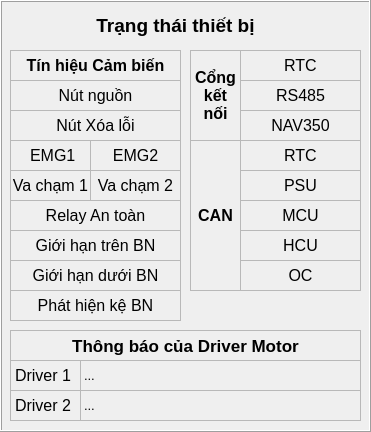
    <widget class="QFrame" name="frame_deviceState">
     <property name="geometry">
      <rect>
       <x>0</x>
       <y>-1</y>
       <width>371</width>
       <height>432</height>
      </rect>
     </property>
     <property name="autoFillBackground">
      <bool>true</bool>
     </property>
     <property name="frameShape">
      <enum>QFrame::Box</enum>
     </property>
     <property name="frameShadow">
      <enum>QFrame::Raised</enum>
     </property>
     <widget class="QLabel" name="lb_device">
      <property name="geometry">
       <rect>
        <x>70</x>
        <y>10</y>
        <width>211</width>
        <height>31</height>
       </rect>
      </property>
      <property name="font">
       <font>
        <pointsize>14</pointsize>
        <weight>75</weight>
        <bold>true</bold>
       </font>
      </property>
      <property name="autoFillBackground">
       <bool>false</bool>
      </property>
      <property name="frameShape">
       <enum>QFrame::NoFrame</enum>
      </property>
      <property name="lineWidth">
       <number>1</number>
      </property>
      <property name="midLineWidth">
       <number>0</number>
      </property>
      <property name="text">
       <string>Trạng thái thiết bị</string>
      </property>
      <property name="scaledContents">
       <bool>false</bool>
      </property>
      <property name="alignment">
       <set>Qt::AlignCenter</set>
      </property>
      <property name="wordWrap">
       <bool>false</bool>
      </property>
      <property name="openExternalLinks">
       <bool>false</bool>
      </property>
     </widget>
     <widget class="QLabel" name="lb_tempcpu_2">
      <property name="geometry">
       <rect>
        <x>10</x>
        <y>50</y>
        <width>171</width>
        <height>31</height>
       </rect>
      </property>
      <property name="font">
       <font>
        <pointsize>12</pointsize>
        <weight>75</weight>
        <bold>true</bold>
       </font>
      </property>
      <property name="autoFillBackground">
       <bool>false</bool>
      </property>
      <property name="frameShape">
       <enum>QFrame::StyledPanel</enum>
      </property>
      <property name="lineWidth">
       <number>1</number>
      </property>
      <property name="midLineWidth">
       <number>0</number>
      </property>
      <property name="text">
       <string>Tín hiệu Cảm biến</string>
      </property>
      <property name="scaledContents">
       <bool>false</bool>
      </property>
      <property name="alignment">
       <set>Qt::AlignCenter</set>
      </property>
      <property name="wordWrap">
       <bool>false</bool>
      </property>
      <property name="openExternalLinks">
       <bool>false</bool>
      </property>
     </widget>
     <widget class="QLabel" name="lbc_port_nav350">
      <property name="geometry">
       <rect>
        <x>240</x>
        <y>110</y>
        <width>121</width>
        <height>31</height>
       </rect>
      </property>
      <property name="font">
       <font>
        <pointsize>12</pointsize>
        <weight>50</weight>
        <bold>false</bold>
       </font>
      </property>
      <property name="autoFillBackground">
       <bool>false</bool>
      </property>
      <property name="frameShape">
       <enum>QFrame::StyledPanel</enum>
      </property>
      <property name="lineWidth">
       <number>1</number>
      </property>
      <property name="midLineWidth">
       <number>0</number>
      </property>
      <property name="text">
       <string>NAV350</string>
      </property>
      <property name="scaledContents">
       <bool>false</bool>
      </property>
      <property name="alignment">
       <set>Qt::AlignCenter</set>
      </property>
      <property name="wordWrap">
       <bool>false</bool>
      </property>
      <property name="openExternalLinks">
       <bool>false</bool>
      </property>
     </widget>
     <widget class="QLabel" name="lbc_port_rs485">
      <property name="geometry">
       <rect>
        <x>240</x>
        <y>80</y>
        <width>121</width>
        <height>31</height>
       </rect>
      </property>
      <property name="font">
       <font>
        <pointsize>12</pointsize>
        <weight>50</weight>
        <bold>false</bold>
       </font>
      </property>
      <property name="autoFillBackground">
       <bool>false</bool>
      </property>
      <property name="frameShape">
       <enum>QFrame::StyledPanel</enum>
      </property>
      <property name="lineWidth">
       <number>1</number>
      </property>
      <property name="midLineWidth">
       <number>0</number>
      </property>
      <property name="text">
       <string>RS485</string>
      </property>
      <property name="scaledContents">
       <bool>false</bool>
      </property>
      <property name="alignment">
       <set>Qt::AlignCenter</set>
      </property>
      <property name="wordWrap">
       <bool>false</bool>
      </property>
      <property name="openExternalLinks">
       <bool>false</bool>
      </property>
     </widget>
     <widget class="QLabel" name="lb_port">
      <property name="geometry">
       <rect>
        <x>190</x>
        <y>50</y>
        <width>51</width>
        <height>91</height>
       </rect>
      </property>
      <property name="font">
       <font>
        <pointsize>12</pointsize>
        <weight>75</weight>
        <bold>true</bold>
       </font>
      </property>
      <property name="autoFillBackground">
       <bool>false</bool>
      </property>
      <property name="frameShape">
       <enum>QFrame::StyledPanel</enum>
      </property>
      <property name="lineWidth">
       <number>1</number>
      </property>
      <property name="midLineWidth">
       <number>0</number>
      </property>
      <property name="text">
       <string>Cổng
kết
nối</string>
      </property>
      <property name="scaledContents">
       <bool>false</bool>
      </property>
      <property name="alignment">
       <set>Qt::AlignCenter</set>
      </property>
      <property name="wordWrap">
       <bool>false</bool>
      </property>
      <property name="openExternalLinks">
       <bool>false</bool>
      </property>
     </widget>
     <widget class="QLabel" name="lbc_port_rtc">
      <property name="geometry">
       <rect>
        <x>240</x>
        <y>50</y>
        <width>121</width>
        <height>31</height>
       </rect>
      </property>
      <property name="font">
       <font>
        <pointsize>12</pointsize>
        <weight>50</weight>
        <bold>false</bold>
       </font>
      </property>
      <property name="autoFillBackground">
       <bool>false</bool>
      </property>
      <property name="frameShape">
       <enum>QFrame::StyledPanel</enum>
      </property>
      <property name="lineWidth">
       <number>1</number>
      </property>
      <property name="midLineWidth">
       <number>0</number>
      </property>
      <property name="text">
       <string>RTC</string>
      </property>
      <property name="scaledContents">
       <bool>false</bool>
      </property>
      <property name="alignment">
       <set>Qt::AlignCenter</set>
      </property>
      <property name="wordWrap">
       <bool>false</bool>
      </property>
      <property name="openExternalLinks">
       <bool>false</bool>
      </property>
     </widget>
     <widget class="QLabel" name="lbc_button_clearError">
      <property name="geometry">
       <rect>
        <x>10</x>
        <y>110</y>
        <width>171</width>
        <height>31</height>
       </rect>
      </property>
      <property name="font">
       <font>
        <pointsize>12</pointsize>
       </font>
      </property>
      <property name="autoFillBackground">
       <bool>false</bool>
      </property>
      <property name="frameShape">
       <enum>QFrame::StyledPanel</enum>
      </property>
      <property name="lineWidth">
       <number>1</number>
      </property>
      <property name="midLineWidth">
       <number>0</number>
      </property>
      <property name="text">
       <string>Nút Xóa lỗi</string>
      </property>
      <property name="scaledContents">
       <bool>false</bool>
      </property>
      <property name="alignment">
       <set>Qt::AlignCenter</set>
      </property>
      <property name="wordWrap">
       <bool>false</bool>
      </property>
      <property name="openExternalLinks">
       <bool>false</bool>
      </property>
     </widget>
     <widget class="QLabel" name="lbc_button_power">
      <property name="geometry">
       <rect>
        <x>10</x>
        <y>80</y>
        <width>171</width>
        <height>31</height>
       </rect>
      </property>
      <property name="font">
       <font>
        <pointsize>12</pointsize>
       </font>
      </property>
      <property name="autoFillBackground">
       <bool>false</bool>
      </property>
      <property name="frameShape">
       <enum>QFrame::StyledPanel</enum>
      </property>
      <property name="lineWidth">
       <number>1</number>
      </property>
      <property name="midLineWidth">
       <number>0</number>
      </property>
      <property name="text">
       <string>Nút nguồn</string>
      </property>
      <property name="scaledContents">
       <bool>false</bool>
      </property>
      <property name="alignment">
       <set>Qt::AlignCenter</set>
      </property>
      <property name="wordWrap">
       <bool>false</bool>
      </property>
      <property name="openExternalLinks">
       <bool>false</bool>
      </property>
     </widget>
     <widget class="QLabel" name="lbc_blsock1">
      <property name="geometry">
       <rect>
        <x>10</x>
        <y>170</y>
        <width>81</width>
        <height>31</height>
       </rect>
      </property>
      <property name="font">
       <font>
        <pointsize>12</pointsize>
       </font>
      </property>
      <property name="autoFillBackground">
       <bool>false</bool>
      </property>
      <property name="frameShape">
       <enum>QFrame::StyledPanel</enum>
      </property>
      <property name="lineWidth">
       <number>1</number>
      </property>
      <property name="midLineWidth">
       <number>0</number>
      </property>
      <property name="text">
       <string>Va chạm 1</string>
      </property>
      <property name="scaledContents">
       <bool>false</bool>
      </property>
      <property name="alignment">
       <set>Qt::AlignCenter</set>
      </property>
      <property name="wordWrap">
       <bool>false</bool>
      </property>
      <property name="openExternalLinks">
       <bool>false</bool>
      </property>
     </widget>
     <widget class="QLabel" name="lbv_notification_driver2">
      <property name="geometry">
       <rect>
        <x>80</x>
        <y>390</y>
        <width>281</width>
        <height>31</height>
       </rect>
      </property>
      <property name="font">
       <font>
        <pointsize>10</pointsize>
       </font>
      </property>
      <property name="autoFillBackground">
       <bool>false</bool>
      </property>
      <property name="frameShape">
       <enum>QFrame::StyledPanel</enum>
      </property>
      <property name="lineWidth">
       <number>1</number>
      </property>
      <property name="midLineWidth">
       <number>0</number>
      </property>
      <property name="text">
       <string>...</string>
      </property>
      <property name="scaledContents">
       <bool>false</bool>
      </property>
      <property name="wordWrap">
       <bool>false</bool>
      </property>
      <property name="openExternalLinks">
       <bool>false</bool>
      </property>
     </widget>
     <widget class="QLabel" name="lbv_notification_driver1">
      <property name="geometry">
       <rect>
        <x>80</x>
        <y>360</y>
        <width>281</width>
        <height>31</height>
       </rect>
      </property>
      <property name="font">
       <font>
        <pointsize>10</pointsize>
       </font>
      </property>
      <property name="autoFillBackground">
       <bool>false</bool>
      </property>
      <property name="frameShape">
       <enum>QFrame::StyledPanel</enum>
      </property>
      <property name="lineWidth">
       <number>1</number>
      </property>
      <property name="midLineWidth">
       <number>0</number>
      </property>
      <property name="text">
       <string>...</string>
      </property>
      <property name="scaledContents">
       <bool>false</bool>
      </property>
      <property name="wordWrap">
       <bool>false</bool>
      </property>
      <property name="openExternalLinks">
       <bool>false</bool>
      </property>
     </widget>
     <widget class="QLabel" name="lb_notification_driver1">
      <property name="geometry">
       <rect>
        <x>10</x>
        <y>360</y>
        <width>71</width>
        <height>31</height>
       </rect>
      </property>
      <property name="font">
       <font>
        <pointsize>12</pointsize>
       </font>
      </property>
      <property name="autoFillBackground">
       <bool>false</bool>
      </property>
      <property name="frameShape">
       <enum>QFrame::StyledPanel</enum>
      </property>
      <property name="lineWidth">
       <number>1</number>
      </property>
      <property name="midLineWidth">
       <number>0</number>
      </property>
      <property name="text">
       <string>Driver 1</string>
      </property>
      <property name="scaledContents">
       <bool>false</bool>
      </property>
      <property name="wordWrap">
       <bool>false</bool>
      </property>
      <property name="openExternalLinks">
       <bool>false</bool>
      </property>
     </widget>
     <widget class="QLabel" name="lb_notification_device">
      <property name="geometry">
       <rect>
        <x>10</x>
        <y>330</y>
        <width>351</width>
        <height>31</height>
       </rect>
      </property>
      <property name="font">
       <font>
        <pointsize>13</pointsize>
        <weight>75</weight>
        <bold>true</bold>
       </font>
      </property>
      <property name="autoFillBackground">
       <bool>false</bool>
      </property>
      <property name="frameShape">
       <enum>QFrame::StyledPanel</enum>
      </property>
      <property name="lineWidth">
       <number>1</number>
      </property>
      <property name="midLineWidth">
       <number>0</number>
      </property>
      <property name="text">
       <string>Thông báo của Driver Motor</string>
      </property>
      <property name="scaledContents">
       <bool>false</bool>
      </property>
      <property name="alignment">
       <set>Qt::AlignCenter</set>
      </property>
      <property name="wordWrap">
       <bool>false</bool>
      </property>
      <property name="openExternalLinks">
       <bool>false</bool>
      </property>
     </widget>
     <widget class="QLabel" name="lb_notification_driver2">
      <property name="geometry">
       <rect>
        <x>10</x>
        <y>390</y>
        <width>71</width>
        <height>31</height>
       </rect>
      </property>
      <property name="font">
       <font>
        <pointsize>12</pointsize>
       </font>
      </property>
      <property name="autoFillBackground">
       <bool>false</bool>
      </property>
      <property name="frameShape">
       <enum>QFrame::StyledPanel</enum>
      </property>
      <property name="lineWidth">
       <number>1</number>
      </property>
      <property name="midLineWidth">
       <number>0</number>
      </property>
      <property name="text">
       <string>Driver 2</string>
      </property>
      <property name="scaledContents">
       <bool>false</bool>
      </property>
      <property name="wordWrap">
       <bool>false</bool>
      </property>
      <property name="openExternalLinks">
       <bool>false</bool>
      </property>
     </widget>
     <widget class="QLabel" name="lbc_can_hcu">
      <property name="geometry">
       <rect>
        <x>240</x>
        <y>230</y>
        <width>121</width>
        <height>31</height>
       </rect>
      </property>
      <property name="font">
       <font>
        <pointsize>12</pointsize>
        <weight>50</weight>
        <bold>false</bold>
       </font>
      </property>
      <property name="autoFillBackground">
       <bool>false</bool>
      </property>
      <property name="frameShape">
       <enum>QFrame::StyledPanel</enum>
      </property>
      <property name="lineWidth">
       <number>1</number>
      </property>
      <property name="midLineWidth">
       <number>0</number>
      </property>
      <property name="text">
       <string>HCU</string>
      </property>
      <property name="scaledContents">
       <bool>false</bool>
      </property>
      <property name="alignment">
       <set>Qt::AlignCenter</set>
      </property>
      <property name="wordWrap">
       <bool>false</bool>
      </property>
      <property name="openExternalLinks">
       <bool>false</bool>
      </property>
     </widget>
     <widget class="QLabel" name="lbc_can_mcu">
      <property name="geometry">
       <rect>
        <x>240</x>
        <y>200</y>
        <width>121</width>
        <height>31</height>
       </rect>
      </property>
      <property name="font">
       <font>
        <pointsize>12</pointsize>
        <weight>50</weight>
        <bold>false</bold>
       </font>
      </property>
      <property name="autoFillBackground">
       <bool>false</bool>
      </property>
      <property name="frameShape">
       <enum>QFrame::StyledPanel</enum>
      </property>
      <property name="lineWidth">
       <number>1</number>
      </property>
      <property name="midLineWidth">
       <number>0</number>
      </property>
      <property name="text">
       <string>MCU</string>
      </property>
      <property name="scaledContents">
       <bool>false</bool>
      </property>
      <property name="alignment">
       <set>Qt::AlignCenter</set>
      </property>
      <property name="wordWrap">
       <bool>false</bool>
      </property>
      <property name="openExternalLinks">
       <bool>false</bool>
      </property>
     </widget>
     <widget class="QLabel" name="lb_port_2">
      <property name="geometry">
       <rect>
        <x>190</x>
        <y>140</y>
        <width>51</width>
        <height>151</height>
       </rect>
      </property>
      <property name="font">
       <font>
        <pointsize>12</pointsize>
        <weight>75</weight>
        <bold>true</bold>
       </font>
      </property>
      <property name="autoFillBackground">
       <bool>false</bool>
      </property>
      <property name="frameShape">
       <enum>QFrame::StyledPanel</enum>
      </property>
      <property name="lineWidth">
       <number>1</number>
      </property>
      <property name="midLineWidth">
       <number>0</number>
      </property>
      <property name="text">
       <string>CAN</string>
      </property>
      <property name="scaledContents">
       <bool>false</bool>
      </property>
      <property name="alignment">
       <set>Qt::AlignCenter</set>
      </property>
      <property name="wordWrap">
       <bool>false</bool>
      </property>
      <property name="openExternalLinks">
       <bool>false</bool>
      </property>
     </widget>
     <widget class="QLabel" name="lbc_can_psu">
      <property name="geometry">
       <rect>
        <x>240</x>
        <y>170</y>
        <width>121</width>
        <height>31</height>
       </rect>
      </property>
      <property name="font">
       <font>
        <pointsize>12</pointsize>
        <weight>50</weight>
        <bold>false</bold>
       </font>
      </property>
      <property name="autoFillBackground">
       <bool>false</bool>
      </property>
      <property name="frameShape">
       <enum>QFrame::StyledPanel</enum>
      </property>
      <property name="lineWidth">
       <number>1</number>
      </property>
      <property name="midLineWidth">
       <number>0</number>
      </property>
      <property name="text">
       <string>PSU</string>
      </property>
      <property name="scaledContents">
       <bool>false</bool>
      </property>
      <property name="alignment">
       <set>Qt::AlignCenter</set>
      </property>
      <property name="wordWrap">
       <bool>false</bool>
      </property>
      <property name="openExternalLinks">
       <bool>false</bool>
      </property>
     </widget>
     <widget class="QLabel" name="lbc_can_oc">
      <property name="geometry">
       <rect>
        <x>240</x>
        <y>260</y>
        <width>121</width>
        <height>31</height>
       </rect>
      </property>
      <property name="font">
       <font>
        <pointsize>12</pointsize>
        <weight>50</weight>
        <bold>false</bold>
       </font>
      </property>
      <property name="autoFillBackground">
       <bool>false</bool>
      </property>
      <property name="frameShape">
       <enum>QFrame::StyledPanel</enum>
      </property>
      <property name="lineWidth">
       <number>1</number>
      </property>
      <property name="midLineWidth">
       <number>0</number>
      </property>
      <property name="text">
       <string>OC</string>
      </property>
      <property name="scaledContents">
       <bool>false</bool>
      </property>
      <property name="alignment">
       <set>Qt::AlignCenter</set>
      </property>
      <property name="wordWrap">
       <bool>false</bool>
      </property>
      <property name="openExternalLinks">
       <bool>false</bool>
      </property>
     </widget>
     <widget class="QLabel" name="lbc_blsock2">
      <property name="geometry">
       <rect>
        <x>90</x>
        <y>170</y>
        <width>91</width>
        <height>31</height>
       </rect>
      </property>
      <property name="font">
       <font>
        <pointsize>12</pointsize>
       </font>
      </property>
      <property name="autoFillBackground">
       <bool>false</bool>
      </property>
      <property name="frameShape">
       <enum>QFrame::StyledPanel</enum>
      </property>
      <property name="lineWidth">
       <number>1</number>
      </property>
      <property name="midLineWidth">
       <number>0</number>
      </property>
      <property name="text">
       <string>Va chạm 2</string>
      </property>
      <property name="scaledContents">
       <bool>false</bool>
      </property>
      <property name="alignment">
       <set>Qt::AlignCenter</set>
      </property>
      <property name="wordWrap">
       <bool>false</bool>
      </property>
      <property name="openExternalLinks">
       <bool>false</bool>
      </property>
     </widget>
     <widget class="QLabel" name="lbc_safetyRelay">
      <property name="geometry">
       <rect>
        <x>10</x>
        <y>200</y>
        <width>171</width>
        <height>31</height>
       </rect>
      </property>
      <property name="font">
       <font>
        <pointsize>12</pointsize>
       </font>
      </property>
      <property name="autoFillBackground">
       <bool>false</bool>
      </property>
      <property name="frameShape">
       <enum>QFrame::StyledPanel</enum>
      </property>
      <property name="lineWidth">
       <number>1</number>
      </property>
      <property name="midLineWidth">
       <number>0</number>
      </property>
      <property name="text">
       <string>Relay An toàn</string>
      </property>
      <property name="scaledContents">
       <bool>false</bool>
      </property>
      <property name="alignment">
       <set>Qt::AlignCenter</set>
      </property>
      <property name="wordWrap">
       <bool>false</bool>
      </property>
      <property name="openExternalLinks">
       <bool>false</bool>
      </property>
     </widget>
     <widget class="QLabel" name="lbc_limitAbove">
      <property name="geometry">
       <rect>
        <x>10</x>
        <y>230</y>
        <width>171</width>
        <height>31</height>
       </rect>
      </property>
      <property name="font">
       <font>
        <pointsize>12</pointsize>
       </font>
      </property>
      <property name="autoFillBackground">
       <bool>false</bool>
      </property>
      <property name="frameShape">
       <enum>QFrame::StyledPanel</enum>
      </property>
      <property name="lineWidth">
       <number>1</number>
      </property>
      <property name="midLineWidth">
       <number>0</number>
      </property>
      <property name="text">
       <string>Giới hạn trên BN</string>
      </property>
      <property name="scaledContents">
       <bool>false</bool>
      </property>
      <property name="alignment">
       <set>Qt::AlignCenter</set>
      </property>
      <property name="wordWrap">
       <bool>false</bool>
      </property>
      <property name="openExternalLinks">
       <bool>false</bool>
      </property>
     </widget>
     <widget class="QLabel" name="lbc_limitBelow">
      <property name="geometry">
       <rect>
        <x>10</x>
        <y>260</y>
        <width>171</width>
        <height>31</height>
       </rect>
      </property>
      <property name="font">
       <font>
        <pointsize>12</pointsize>
       </font>
      </property>
      <property name="autoFillBackground">
       <bool>false</bool>
      </property>
      <property name="frameShape">
       <enum>QFrame::StyledPanel</enum>
      </property>
      <property name="lineWidth">
       <number>1</number>
      </property>
      <property name="midLineWidth">
       <number>0</number>
      </property>
      <property name="text">
       <string>Giới hạn dưới BN</string>
      </property>
      <property name="scaledContents">
       <bool>false</bool>
      </property>
      <property name="alignment">
       <set>Qt::AlignCenter</set>
      </property>
      <property name="wordWrap">
       <bool>false</bool>
      </property>
      <property name="openExternalLinks">
       <bool>false</bool>
      </property>
     </widget>
     <widget class="QLabel" name="lbc_checkTray">
      <property name="geometry">
       <rect>
        <x>10</x>
        <y>290</y>
        <width>171</width>
        <height>31</height>
       </rect>
      </property>
      <property name="font">
       <font>
        <pointsize>12</pointsize>
       </font>
      </property>
      <property name="autoFillBackground">
       <bool>false</bool>
      </property>
      <property name="frameShape">
       <enum>QFrame::StyledPanel</enum>
      </property>
      <property name="lineWidth">
       <number>1</number>
      </property>
      <property name="midLineWidth">
       <number>0</number>
      </property>
      <property name="text">
       <string>Phát hiện kệ BN</string>
      </property>
      <property name="scaledContents">
       <bool>false</bool>
      </property>
      <property name="alignment">
       <set>Qt::AlignCenter</set>
      </property>
      <property name="wordWrap">
       <bool>false</bool>
      </property>
      <property name="openExternalLinks">
       <bool>false</bool>
      </property>
     </widget>
     <widget class="QLabel" name="lbc_emg2">
      <property name="geometry">
       <rect>
        <x>90</x>
        <y>140</y>
        <width>91</width>
        <height>31</height>
       </rect>
      </property>
      <property name="font">
       <font>
        <pointsize>12</pointsize>
       </font>
      </property>
      <property name="autoFillBackground">
       <bool>false</bool>
      </property>
      <property name="frameShape">
       <enum>QFrame::StyledPanel</enum>
      </property>
      <property name="lineWidth">
       <number>1</number>
      </property>
      <property name="midLineWidth">
       <number>0</number>
      </property>
      <property name="text">
       <string>EMG2</string>
      </property>
      <property name="scaledContents">
       <bool>false</bool>
      </property>
      <property name="alignment">
       <set>Qt::AlignCenter</set>
      </property>
      <property name="wordWrap">
       <bool>false</bool>
      </property>
      <property name="openExternalLinks">
       <bool>false</bool>
      </property>
     </widget>
     <widget class="QLabel" name="lbc_emg1">
      <property name="geometry">
       <rect>
        <x>10</x>
        <y>140</y>
        <width>81</width>
        <height>31</height>
       </rect>
      </property>
      <property name="font">
       <font>
        <pointsize>12</pointsize>
       </font>
      </property>
      <property name="autoFillBackground">
       <bool>false</bool>
      </property>
      <property name="frameShape">
       <enum>QFrame::StyledPanel</enum>
      </property>
      <property name="lineWidth">
       <number>1</number>
      </property>
      <property name="midLineWidth">
       <number>0</number>
      </property>
      <property name="text">
       <string> EMG1</string>
      </property>
      <property name="scaledContents">
       <bool>false</bool>
      </property>
      <property name="alignment">
       <set>Qt::AlignCenter</set>
      </property>
      <property name="wordWrap">
       <bool>false</bool>
      </property>
      <property name="openExternalLinks">
       <bool>false</bool>
      </property>
     </widget>
     <widget class="QLabel" name="lbc_can_rtc">
      <property name="geometry">
       <rect>
        <x>240</x>
        <y>140</y>
        <width>121</width>
        <height>31</height>
       </rect>
      </property>
      <property name="font">
       <font>
        <pointsize>12</pointsize>
        <weight>50</weight>
        <bold>false</bold>
       </font>
      </property>
      <property name="autoFillBackground">
       <bool>false</bool>
      </property>
      <property name="frameShape">
       <enum>QFrame::StyledPanel</enum>
      </property>
      <property name="lineWidth">
       <number>1</number>
      </property>
      <property name="midLineWidth">
       <number>0</number>
      </property>
      <property name="text">
       <string>RTC</string>
      </property>
      <property name="scaledContents">
       <bool>false</bool>
      </property>
      <property name="alignment">
       <set>Qt::AlignCenter</set>
      </property>
      <property name="wordWrap">
       <bool>false</bool>
      </property>
      <property name="openExternalLinks">
       <bool>false</bool>
      </property>
     </widget>
    </widget>
